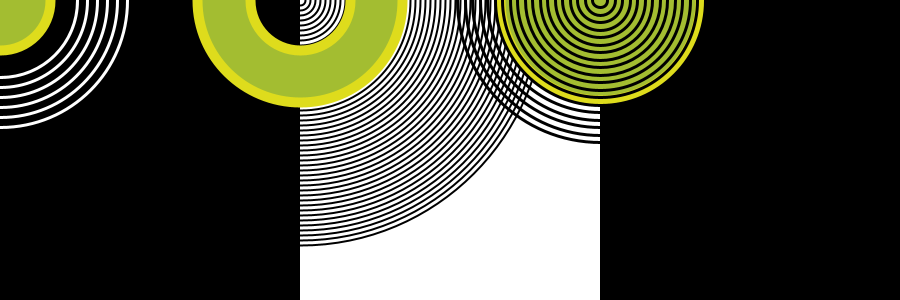
Frame 1 (no input)
Frame 60 (the mouse pressed at the canvas centre just before this capture): identical to frame 1, image omitted
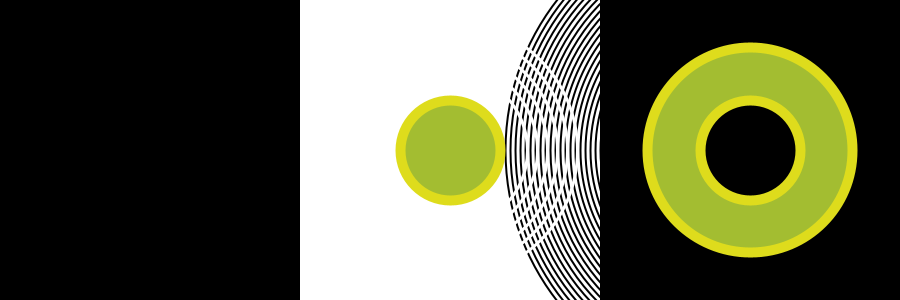
Frame 120 (the mouse held since frame 60 and released just before this capture)

The Processing sketch that drew these frames (run headless with seeded random() and noise(); from frame 60 on, the mouse is pressed at the canvas centre):

// Processing sketch: manuelas08e02
// ── manuelas08e02.pde
boolean b; 
color[] colores = new color [4];

void setup() { 
  size(900, 300); 
  b = true;
  colores[0] = #A3BD31;
  colores[1] = #DEDC1C;
  colores[2] = #FFFFFF;
  colores[3] = #000000;
} 

void draw() {
  if (b) { 
    background(colores[3]); 
    donut(mouseX + 300, mouseY, colores[0], colores[1], colores[3], colores[2], 50); 
    circulo(mouseX, mouseY, 100, colores[0], colores[1], colores[3], colores[2], 10, 3); 
    argollas(mouseX + 600, mouseY, 200, colores[0], colores[1], colores[3], colores[2], 10);
  } 
  if (!b) { 
    background(colores[2]); 
    donut(mouseX, mouseY, colores[1], colores[0], colores[2], colores[3], 20); 
    circulo(mouseX + 300, mouseY, 50, colores[1], colores[0], colores[2], colores[3], 5, 6); 
    argollas(mouseX - 300, mouseY, 200, colores[1], colores[0], colores[2], colores[3], 10);
  }
} 


void circulo(float centroX, float centroY, float diametro, color color1, color color2, color color3, color color4, float stroke1, float stroke2) { 
  stroke(color2);
  strokeWeight(stroke1); 
  fill(color1); 
  ellipse(centroX, centroY, diametro, diametro); 
  noFill();
  stroke(color4); 
  strokeWeight(stroke2); 
  ellipse(centroX, centroY, diametro + 55, diametro + 55); 
  ellipse(centroX, centroY, diametro + 75, diametro + 75); 
  ellipse(centroX, centroY, diametro + 95, diametro + 95); 
  ellipse(centroX, centroY, diametro + 115, diametro + 115); 
  ellipse(centroX, centroY, diametro + 135, diametro + 135); 
  ellipse(centroX, centroY, diametro + 155, diametro + 155);
} 


void donut(float centroX, float centroY, color color1, color color2, color color3, color color4, float n) { 
  noStroke();
  fill(color4); 
  rect(300, 0, 300, 300); 

  noFill();  
  stroke(color3); 
  strokeWeight(2); 

  for (float i = 1; i < n; i = i + 1) { 
    ellipse(centroX, centroY, 10*i, 10*i);
  } 

  stroke(color1); 
  strokeWeight(50); 
  noFill(); 
  ellipse(centroX, centroY, 150, 150); 
  stroke(color2); 
  strokeWeight(10); 
  noFill(); 
  ellipse(centroX, centroY, 205, 205); 
  stroke(color2); 
  strokeWeight(10);
  noFill();  
  ellipse(centroX, centroY, 100, 100); 
  stroke(color2);
} 

void argollas(float centroX, float centroY, float diametro, color color1, color color2, color color3, color color4, float stroke1) { 
  stroke(color2); 
  strokeWeight(stroke1); 
  fill(color1); 
  ellipse(centroX, centroY, diametro, diametro); 

  noFill(); 
  stroke(color3); 
  strokeWeight(3);   

  for (float i = 1; i < 20; i = i + 1) { 
    ellipse(centroX, centroY, 15*i, 15*i);
  }
}

void keyPressed() { 
  if (key == 'a') 
    b = (!b); 
}
